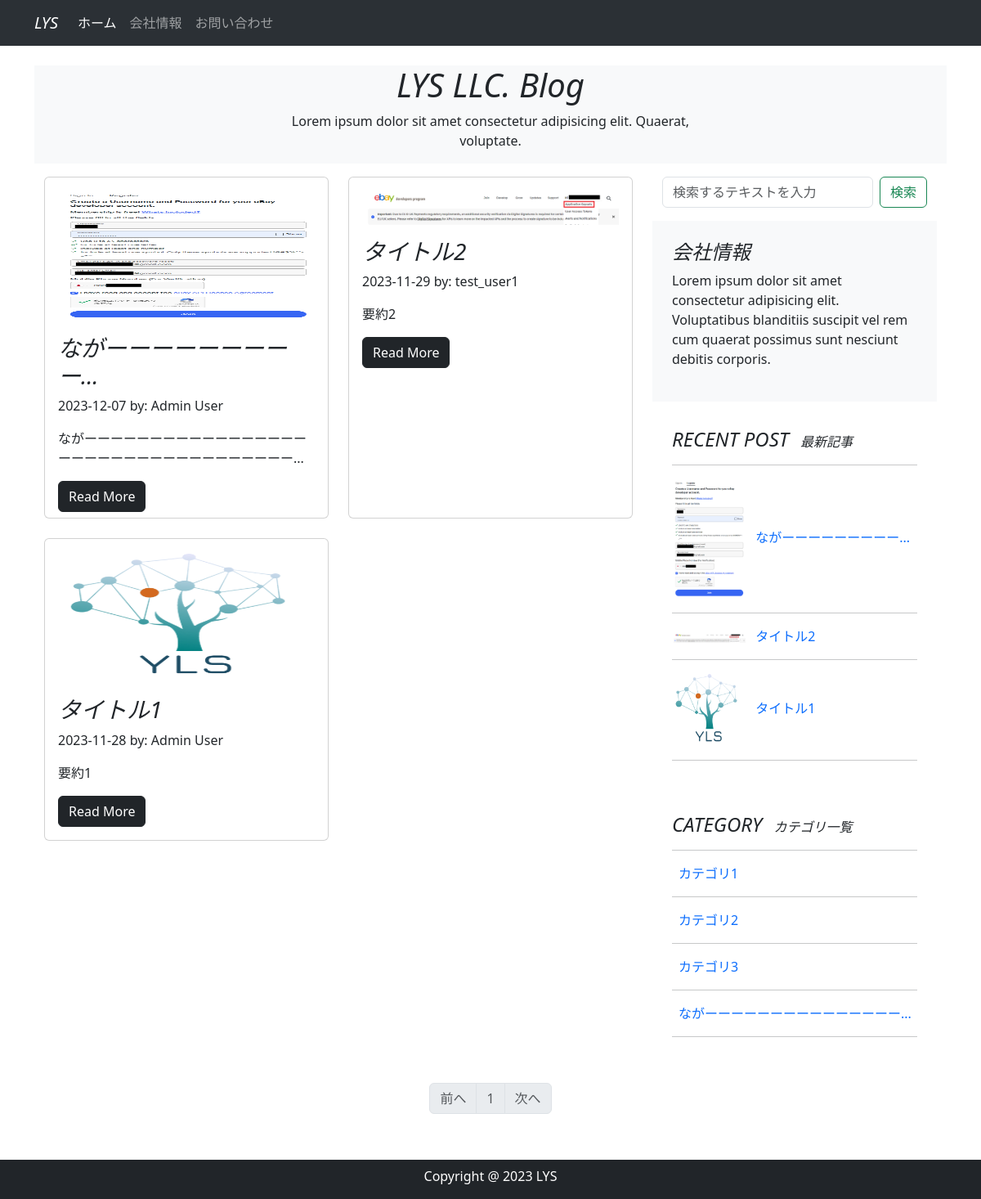
The page / on the database its author committed.
### company_blog/models.py (models this page shows, shortened)
class BlogPost(db.Model):
    __tablename__ = 'blog_post'
    id = db.Column(db.Integer, primary_key=True)
    user_id = db.Column(db.Integer, db.ForeignKey('users.id'))  # ForeignKey=外部キー制約を設定　※('users=テーブル名.id=列名')を指定
    category_id = db.Column(db.Integer, db.ForeignKey('blog_category.id'))
    date = db.Column(db.DateTime, default=datetime.now(timezone('Asia/Tokyo'))) # 日時をデフォルトで入力(datetimeとtimezoneはライブラリのインポートが必要)
    title = db.Column(db.String(140))
    text = db.Column(db.Text)   # db.Text=長文の文字列を格納
    summary = db.Column(db.String(140)) # 記事の要約を格納する列
    featured_image = db.Column(db.String(140))  # アイキャッチ画像(=記事の特徴を示す画像)ファイルへのディレクトリを保持する属性値を定義

class User(db.Model, UserMixin):   # テーブル(model)を作成※modelクラスがデータベースのテーブルになる(db.Modelを継承して作成)
    __tablename__ = 'users' # テーブル名を指定(これを記述しない場合はクラス名のuserがテーブル名になる)
    id = db.Column(db.Integer, primary_key=True)    # Primary_keyは自動で数字が振られる
    email = db.Column(db.String(64), unique=True, index=True)    # Stringは最大文字数を指定できる
    username = db.Column(db.String(64), unique=True, index=True)
    password_hash = db.Column(db.String(128)) # ハッシュ化=暗号化的なもの(暗号化は元に戻すことが可能だけどハッシュ化はできない)
    administrator = db.Column(db.String(1)) # ←追加した列
    post = db.relationship('BlogPost', backref='author', lazy='dynamic')    # モデル：BlogPostとのリレーションシップを設定【1対多の設定方法】
    @property
    def password(self):
        raise AttributeError('password is not a readable attribute')    # ハッシュ化前のPWを参照しようとすると←のエラーメッセージを表示

class BlogCategory(db.Model):
    __tablename__ = 'blog_category'
    id = db.Column(db.Integer, primary_key=True)
    category = db.Column(db.String(140))
    posts = db.relationship('BlogPost', backref='blogcategory', lazy='dynamic')

### company_blog/main/views.py (the view)
@main.route('/')
def index():
    form = BlogSearchForm()
    page = request.args.get('Page', 1, type=int)
    blog_posts = BlogPost.query.order_by(BlogPost.id.desc()).paginate(page=page, per_page=10)   # ブログ記事の取得
    recent_blog_posts = BlogPost.query.order_by(BlogPost.id.desc()).limit(5).all()  # 最新記事の取得
    blog_categories = BlogCategory.query.order_by(BlogCategory.id.asc()).all()    # カテゴリの取得
    return render_template('index.html', blog_posts=blog_posts, recent_blog_posts=recent_blog_posts, blog_categories=blog_categories, form=form)

### company_blog/main/forms.py
class BlogSearchForm(FlaskForm):
    search_text = StringField('検索テキスト', validators=[DataRequired()])
    submit = SubmitField('検索')

### company_blog/templates/index.html (shortened to what this page needs)
{% extends "base.html" %}
{% block content %}
    <header id="page-header">
        <div class="container my-3 bg-light">
            <div class="row">
                <div class="col-md-6 m-auto text-center">
                    {% if blog_category %}
                        <h1 class="fst-italic">{{ blog_category.category }}</h1>
                        <br>
                    {% elif user %}
                        <h1 class="fst-italic">{{ user.username }}</h1>
                        <br>
                    {% elif search_text %}
                        <h1 class="fst-italic">"{{ search_text }}"の検索結果</h1>
                        <br>
                    {% else %}
                        <h1 class="fst-italic">LYS LLC. Blog</h1>
                        <p>Lorem ipsum dolor sit amet consectetur adipisicing elit. Quaerat, voluptate.</p>
                    {% endif %}
                </div>
            </div>
        </div>
    </header>
    <div class="container my-3">
        <div class="row mb-2">
            <div class="col-md-8">
                <section id="blog_post">
                    <div class="row">
                        {% for post in blog_posts.items %}
                        <div class="col-md-6 mb-4">
                            <div class="card h-100">
                                <div class="card-body" style="max-height: 26rem;">
                                    {% if post.featured_image %}
                                    <div class="mb-3" style="text-align: center;">
                                        <img src="{{ url_for('static', filename='featuring_image/' + post.featured_image) }}" class="img-fluid card-img-top" style="max-height: 10rem;">
                                    </div>
                                    {% endif %}
                                    <h3>
                                        <a href="{{ url_for('main.blog_post', blog_post_id=post.id) }}" class="card-title text-decoration-none">
                                            <span class="fst-italic">{{ post.title | truncate(14) }}</span>
                                        </a>
                                    </h3>
                                    <p>{{ post.date.strftime('%Y-%m-%d') }} by: {{ post.author.username | truncate(10) }}</p>
                                    <p class="card-text">{{ post.summary | truncate(40) }}</p>
                                    <a href="{{ url_for('main.blog_post', blog_post_id=post.id) }}" class="btn btn-dark">Read More</a>
                                </div>
                            </div>
                        </div>
                        {% endfor %}
                    </div>
                </section>
            </div>
            <div class="col-md-4">
                <div class="position-sticky" style="top: 2rem;">
                    <div class="container-fluid mb-3">
                        <form action="{{ url_for('main.search') }}" class="d-flex" method="post">
                            {{ render_field(form.search_text, class="form-control me-2", placeholder="検索するテキストを入力") }}
                            {{ form.submit(class="btn btn-outline-success") }}
                        </form>
                    </div>
                    <div class="p-4 mb-2 bg-light">
                        <h4 class="fst-italic">会社情報</h4>
                        <p>Lorem ipsum dolor sit amet consectetur adipisicing elit. Voluptatibus blanditiis suscipit vel rem cum quaerat possimus sunt nesciunt debitis corporis.</p>
                    </div>
                    <div class="p-4">
                        <h4 class="fst-italic">RECENT POST <span class="ms-2 fs-6">最新記事</span></h4>
                        <hr>
                        <ol class="list-unstyled">
                            {% for recent_post in recent_blog_posts %}
                            <li>
                                <a href="{{ url_for('main.blog_post', blog_post_id=recent_post.id) }}" class="text-decoration-none">
                                    {% if recent_post.featured_image %}
                                    <img src="{{ url_for('static', filename='featuring_image/' + recent_post.featured_image) }}" class="img-fluid" width="90" height="50">
                                    {% endif %}
                                    <span class="ms-2">{{ recent_post.title | truncate(14) }}</span>
                                </a>
                            </li>
                            <hr>
                            {% endfor %}
                        </ol>
                    </div>
                    <div class="p-4">
                        <h4 class="fst-italic">CATEGORY <span class="ms-2 fs-6">カテゴリ一覧</span></h4>
                        <hr>
                        <ol class="list-unstyled">
                            {% for blog_category in blog_categories %}
                            <li>
                                <a href="{{ url_for('main.category_posts', blog_category_id=blog_category.id) }}" class="text-decoration-none">
                                    <span class="ms-2">{{ blog_category.category | truncate(20) }}</span>
                                </a>
                            </li>
                            <hr>
                            {% endfor %}
                        </ol>
                    </div>
                </div>
            </div>
        </div>
        <div class="row mb-2">
            <nav class="my-2" aria-label="Page navigation">
                <ul class="pagination justify-content-center">
                    <li {% if blog_posts.has_prev %}class="page-item"{% else %}class="page-item disabled"{% endif %}><a class="page-link" href="{% if blog_posts.has_prev %}{{ url_for('main.index', page=blog_posts.prev_num) }}{% else %}#{% endif %}">前へ</a></li>
                    {% for page_num in blog_posts.iter_pages(left_edge=1, right_edge=1, left_current=1, right_current=1) %}
                        {% if page_num %}
                            {% if blog_posts.page == page_num %}
                                <li class="page-item disabled"><a class="page-link" href="#">{{ page_num }}</a></li>
                            {% else %}
                                <li class="page-item"><a class="page-link" href="{{ url_for('main.index', page=page_num)}}">{{ page_num }}</a></li>
                            {% endif %}
                        {% else %}
                            <li class="page-item disabled"><a class="page-link" href="#">&hellip;</a></li>
                        {% endif %}
                    {% endfor %}
                    <li {% if blog_posts.has_next %}class="page-item"{% else %}class="page-item disabled"{% endif %}><a class="page-link" href="{% if blog_posts.has_next %}{{ url_for('main.index', page=blog_posts.next_num) }}{% else %}#{% endif %}">次へ</a></li>
                </ul>
            </nav>
        </div>
    </div>
{% endblock %}

### company_blog/templates/base.html (shortened to what this page needs)
<!DOCTYPE html>
<html lang="en">
<head>
    <link href="https://cdn.jsdelivr.net/npm/bootstrap@5.3.0/dist/css/bootstrap.min.css" rel="stylesheet">
</head>
<body>
    <nav class="navbar navbar-expand-lg bg-body-tertiary fixed-top" data-bs-theme="dark">
        <div class="container">
          <a class="navbar-brand fst-italic" href="{{url_for('main.index')}}">LYS</a>
          <div class="collapse navbar-collapse" id="navbarSupportedContent">
            <ul class="navbar-nav">
              <li class="nav-item">
                <a class="nav-link {% if request.endpoint == 'main.index' %} active{% endif %}" href="{{url_for('main.index')}}">ホーム</a>
              </li>
              <li class="nav-item">
                <a class="nav-link {% if request.endpoint == 'main.info' %} active{% endif %}" href="{{url_for('main.info')}}">会社情報</a>
              </li>
              <li class="nav-item">
                <a class="nav-link {% if request.endpoint == 'main.inquiry' %} active{% endif %}" href="{{url_for('main.inquiry')}}">お問い合わせ</a>
              </li>
            </ul>
            <br>
          </div>
        </div>
      </nav>
      {% from "_formhelpers.html" import render_field %}
      <div class="container" style="padding-top: 4rem; padding-bottom: 4rem;">
          {% block content %}
          {% endblock %}
      </div>
</body>
<footer id="fotter" class="fotter text-center pt-2 bg-dark fixed-bottom">
    <div class="container">
        <div class="row">
            <div class="col text-white">
                <p>Copyright @ 2023 LYS</p>
            </div>
        </div>
    </div>
</footer>
</html>

### company_blog/templates/_formhelpers.html (shortened to what this page needs)
{% macro render_field(field) %}
{{ field(**kwargs)|safe }}
{% endmacro %}

### rows shown on the page
BlogPost: featured_image (picture), title "ながーーーーーーーーー...", date "2023-12-07", author.username "Admin User", summary "ながーーーーーーーーーーーーーーーーーーーーーーーーーーーーーーーーーーー..."
BlogPost: featured_image (picture), title "タイトル2", date "2023-11-29", author.username "test_user1", summary "要約2"
BlogPost: featured_image (picture), title "タイトル1", date "2023-11-28", author.username "Admin User", summary "要約1"
BlogCategory: category "カテゴリ1"
BlogCategory: category "カテゴリ2"
BlogCategory: category "カテゴリ3"
BlogCategory: category "ながーーーーーーーーーーーーーーー..."

### other values the page prints
{{ page_num }} "1"
